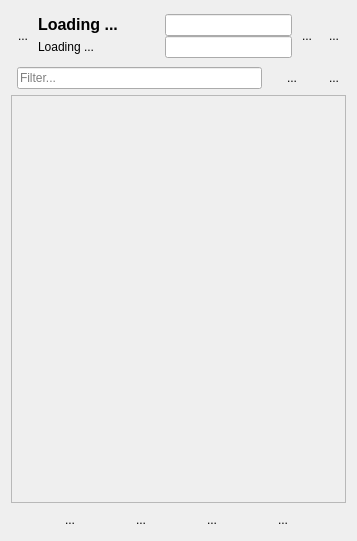
<?xml version="1.0" encoding="UTF-8"?>
<ui version="4.0">
 <class>ContactForm</class>
 <widget class="QWidget" name="ContactForm">
  <property name="geometry">
   <rect>
    <x>0</x>
    <y>0</y>
    <width>357</width>
    <height>541</height>
   </rect>
  </property>
  <property name="windowTitle">
   <string>Form</string>
  </property>
  <layout class="QVBoxLayout" name="verticalLayout_2">
   <item>
    <widget class="QWidget" name="widget" native="true">
     <layout class="QHBoxLayout" name="horizontalLayout_17">
      <property name="spacing">
       <number>3</number>
      </property>
      <property name="leftMargin">
       <number>0</number>
      </property>
      <property name="topMargin">
       <number>3</number>
      </property>
      <property name="rightMargin">
       <number>0</number>
      </property>
      <property name="bottomMargin">
       <number>3</number>
      </property>
      <item>
       <widget class="QToolButton" name="toolButton_17">
        <property name="maximumSize">
         <size>
          <width>32</width>
          <height>32</height>
         </size>
        </property>
        <property name="focusPolicy">
         <enum>Qt::NoFocus</enum>
        </property>
        <property name="text">
         <string>...</string>
        </property>
        <property name="icon">
         <iconset resource="rcc.qrc">
          <normaloff>:/icons/icon_avatar_40.png</normaloff>:/icons/icon_avatar_40.png</iconset>
        </property>
        <property name="iconSize">
         <size>
          <width>32</width>
          <height>32</height>
         </size>
        </property>
        <property name="autoRaise">
         <bool>true</bool>
        </property>
       </widget>
      </item>
      <item>
       <layout class="QVBoxLayout" name="verticalLayout">
        <property name="spacing">
         <number>0</number>
        </property>
        <item>
         <layout class="QHBoxLayout" name="horizontalLayout">
          <property name="spacing">
           <number>0</number>
          </property>
          <item>
           <widget class="QLabel" name="label_2">
            <property name="sizePolicy">
             <sizepolicy hsizetype="Expanding" vsizetype="Preferred">
              <horstretch>0</horstretch>
              <verstretch>0</verstretch>
             </sizepolicy>
            </property>
            <property name="font">
             <font>
              <pointsize>12</pointsize>
              <weight>75</weight>
              <bold>true</bold>
             </font>
            </property>
            <property name="text">
             <string>Loading ...</string>
            </property>
            <property name="textInteractionFlags">
             <set>Qt::TextSelectableByMouse</set>
            </property>
           </widget>
          </item>
          <item>
           <widget class="QLineEdit" name="lineEdit_5"/>
          </item>
         </layout>
        </item>
        <item>
         <layout class="QHBoxLayout" name="horizontalLayout_16">
          <property name="spacing">
           <number>0</number>
          </property>
          <item>
           <widget class="QLabel" name="label_3">
            <property name="sizePolicy">
             <sizepolicy hsizetype="Expanding" vsizetype="Preferred">
              <horstretch>0</horstretch>
              <verstretch>0</verstretch>
             </sizepolicy>
            </property>
            <property name="text">
             <string>Loading ...</string>
            </property>
            <property name="textInteractionFlags">
             <set>Qt::TextSelectableByMouse</set>
            </property>
           </widget>
          </item>
          <item>
           <widget class="QLineEdit" name="lineEdit_6"/>
          </item>
         </layout>
        </item>
       </layout>
      </item>
      <item>
       <widget class="QToolButton" name="toolButton">
        <property name="focusPolicy">
         <enum>Qt::NoFocus</enum>
        </property>
        <property name="text">
         <string>...</string>
        </property>
        <property name="icon">
         <iconset resource="rcc.qrc">
          <normaloff>:/icons/online_30.png</normaloff>:/icons/online_30.png</iconset>
        </property>
        <property name="toolButtonStyle">
         <enum>Qt::ToolButtonIconOnly</enum>
        </property>
        <property name="autoRaise">
         <bool>true</bool>
        </property>
       </widget>
      </item>
      <item>
       <widget class="QToolButton" name="toolButton_32">
        <property name="focusPolicy">
         <enum>Qt::NoFocus</enum>
        </property>
        <property name="toolTip">
         <string>logout</string>
        </property>
        <property name="text">
         <string>...</string>
        </property>
        <property name="icon">
         <iconset resource="rcc.qrc">
          <normaloff>:/icons/power-button-off.png</normaloff>:/icons/power-button-off.png</iconset>
        </property>
        <property name="iconSize">
         <size>
          <width>22</width>
          <height>22</height>
         </size>
        </property>
        <property name="toolButtonStyle">
         <enum>Qt::ToolButtonIconOnly</enum>
        </property>
        <property name="autoRaise">
         <bool>true</bool>
        </property>
       </widget>
      </item>
     </layout>
    </widget>
   </item>
   <item>
    <layout class="QHBoxLayout" name="horizontalLayout_2">
     <property name="spacing">
      <number>0</number>
     </property>
     <property name="leftMargin">
      <number>6</number>
     </property>
     <item>
      <widget class="QLineEdit" name="lineEdit">
       <property name="placeholderText">
        <string>Filter...</string>
       </property>
      </widget>
     </item>
     <item>
      <widget class="QToolButton" name="toolButton_2">
       <property name="minimumSize">
        <size>
         <width>60</width>
         <height>0</height>
        </size>
       </property>
       <property name="focusPolicy">
        <enum>Qt::NoFocus</enum>
       </property>
       <property name="toolTip">
        <string>filter and order</string>
       </property>
       <property name="text">
        <string>...</string>
       </property>
       <property name="autoRaise">
        <bool>true</bool>
       </property>
      </widget>
     </item>
     <item>
      <widget class="QToolButton" name="toolButton_3">
       <property name="focusPolicy">
        <enum>Qt::NoFocus</enum>
       </property>
       <property name="toolTip">
        <string>remove only me groups</string>
       </property>
       <property name="text">
        <string>...</string>
       </property>
       <property name="icon">
        <iconset resource="rcc.qrc">
         <normaloff>:/icons/remove-symbol_gray64.png</normaloff>:/icons/remove-symbol_gray64.png</iconset>
       </property>
       <property name="autoRaise">
        <bool>true</bool>
       </property>
      </widget>
     </item>
    </layout>
   </item>
   <item>
    <widget class="QScrollArea" name="scrollArea">
     <property name="sizePolicy">
      <sizepolicy hsizetype="Preferred" vsizetype="Expanding">
       <horstretch>0</horstretch>
       <verstretch>0</verstretch>
      </sizepolicy>
     </property>
     <property name="focusPolicy">
      <enum>Qt::NoFocus</enum>
     </property>
     <property name="horizontalScrollBarPolicy">
      <enum>Qt::ScrollBarAlwaysOff</enum>
     </property>
     <property name="widgetResizable">
      <bool>true</bool>
     </property>
     <property name="alignment">
      <set>Qt::AlignLeading|Qt::AlignLeft|Qt::AlignTop</set>
     </property>
     <widget class="QWidget" name="scrollAreaWidgetContents">
      <property name="geometry">
       <rect>
        <x>0</x>
        <y>0</y>
        <width>337</width>
        <height>16</height>
       </rect>
      </property>
      <property name="sizePolicy">
       <sizepolicy hsizetype="Preferred" vsizetype="Fixed">
        <horstretch>0</horstretch>
        <verstretch>0</verstretch>
       </sizepolicy>
      </property>
      <layout class="QVBoxLayout" name="verticalLayout_9">
       <property name="spacing">
        <number>0</number>
       </property>
       <property name="leftMargin">
        <number>0</number>
       </property>
       <property name="topMargin">
        <number>0</number>
       </property>
       <property name="rightMargin">
        <number>0</number>
       </property>
       <property name="bottomMargin">
        <number>0</number>
       </property>
      </layout>
     </widget>
    </widget>
   </item>
   <item>
    <layout class="QHBoxLayout" name="horizontalLayout_3">
     <property name="spacing">
      <number>0</number>
     </property>
     <item>
      <widget class="QToolButton" name="toolButton_4">
       <property name="text">
        <string>...</string>
       </property>
       <property name="icon">
        <iconset resource="rcc.qrc">
         <normaloff>:/icons/add-square-button-gray.png</normaloff>:/icons/add-square-button-gray.png</iconset>
       </property>
       <property name="iconSize">
        <size>
         <width>22</width>
         <height>22</height>
        </size>
       </property>
       <property name="autoRaise">
        <bool>true</bool>
       </property>
      </widget>
     </item>
     <item>
      <widget class="QToolButton" name="toolButton_5">
       <property name="text">
        <string>...</string>
       </property>
       <property name="icon">
        <iconset resource="rcc.qrc">
         <normaloff>:/icons/groupgray.png</normaloff>:/icons/groupgray.png</iconset>
       </property>
       <property name="iconSize">
        <size>
         <width>22</width>
         <height>22</height>
        </size>
       </property>
       <property name="autoRaise">
        <bool>true</bool>
       </property>
      </widget>
     </item>
     <item>
      <widget class="QToolButton" name="toolButton_6">
       <property name="text">
        <string>...</string>
       </property>
       <property name="icon">
        <iconset resource="rcc.qrc">
         <normaloff>:/icons/transfer_gray64.png</normaloff>:/icons/transfer_gray64.png</iconset>
       </property>
       <property name="iconSize">
        <size>
         <width>22</width>
         <height>22</height>
        </size>
       </property>
       <property name="autoRaise">
        <bool>true</bool>
       </property>
      </widget>
     </item>
     <item>
      <widget class="QToolButton" name="toolButton_7">
       <property name="text">
        <string>...</string>
       </property>
       <property name="icon">
        <iconset resource="rcc.qrc">
         <normaloff>:/icons/settings_gray64.png</normaloff>:/icons/settings_gray64.png</iconset>
       </property>
       <property name="iconSize">
        <size>
         <width>22</width>
         <height>22</height>
        </size>
       </property>
       <property name="autoRaise">
        <bool>true</bool>
       </property>
      </widget>
     </item>
    </layout>
   </item>
  </layout>
 </widget>
 <resources>
  <include location="rcc.qrc"/>
  <include location="../../../../rcc.qrc"/>
 </resources>
 <connections/>
</ui>
